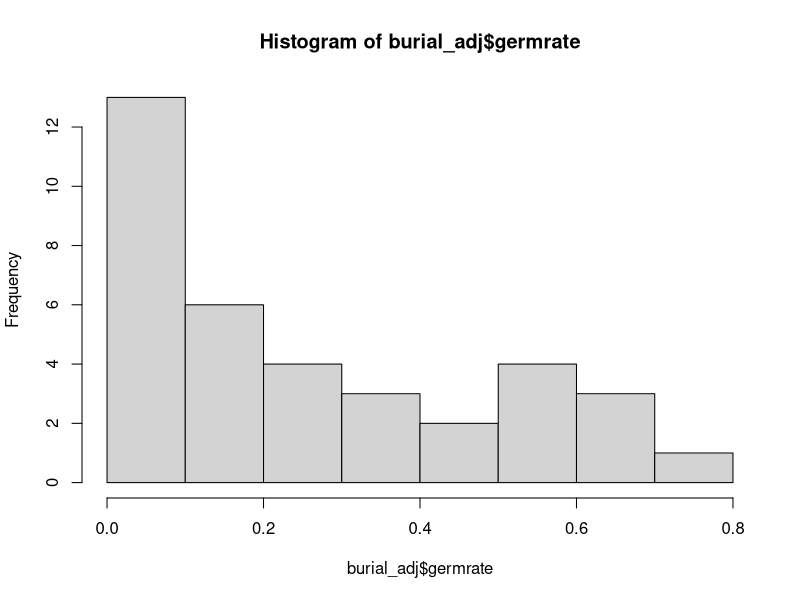
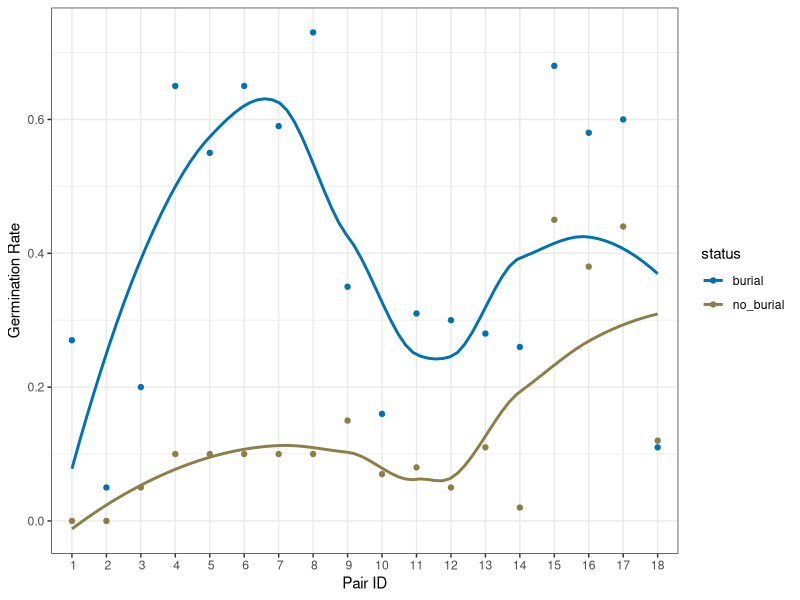
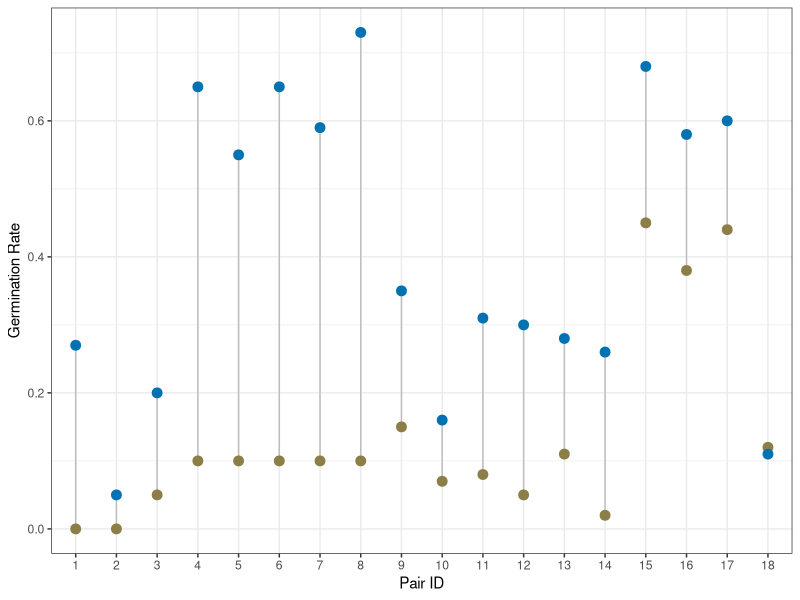
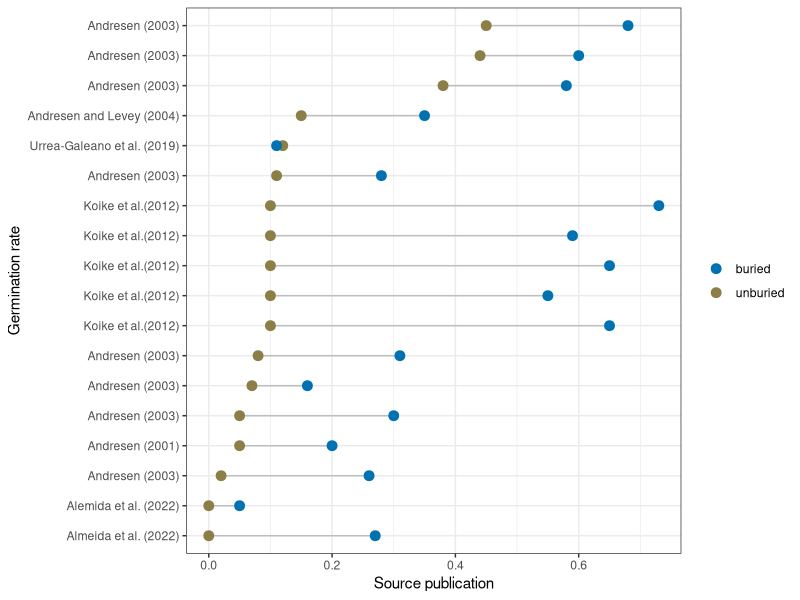
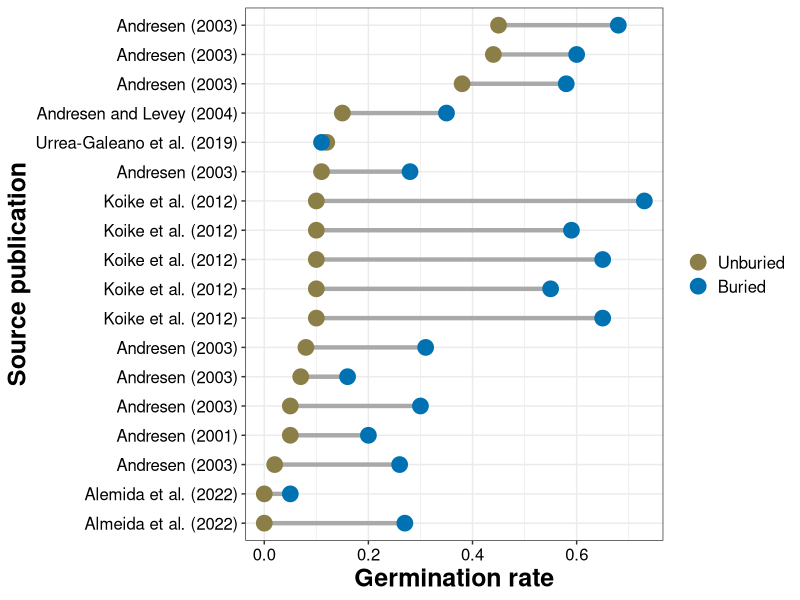
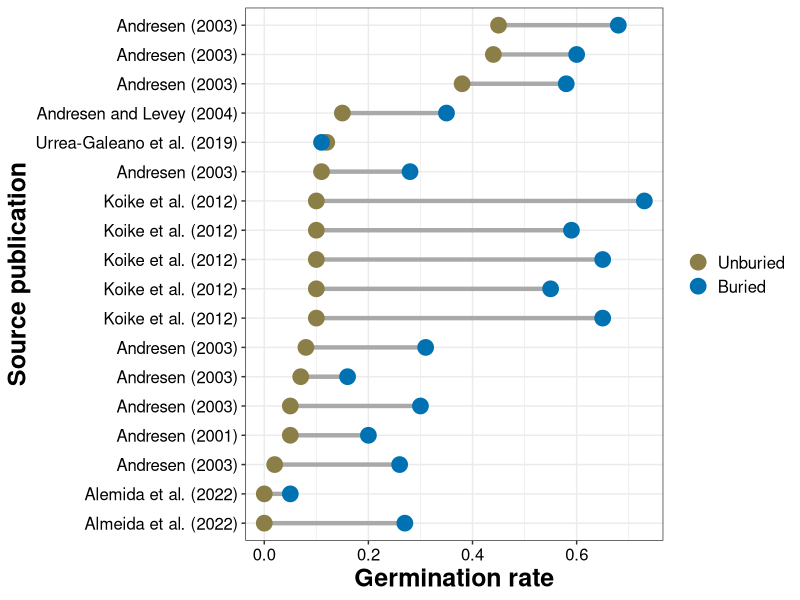

These figures' R source, in order:
library(tidyverse)

burial <- read_csv("02_Clean_Data/burial_germination_rates.csv")
burial$index <- 1:nrow(burial)
burial_adj <- burial %>% 
  pivot_longer(4:5, names_to = "status", values_to = "germrate")


hist(burial_adj$germrate)

## Dotplot with regression visualization

ggplot(burial_adj, aes(x=index, y=germrate, color = status), size = 4)+
  geom_point()+
  geom_smooth(method = "loess", se = FALSE) +
  xlab("Pair ID")+
  ylab("Germination Rate")+
  theme(legend.position = "none") +
  scale_color_manual(values=c("#0072B2", "#8B7F47"))+
  scale_x_discrete(limits=c(1:18)) +
  theme_bw()

##

burial_lollipop <- burial

burial_lollipop <- burial_lollipop[order(burial_lollipop$no_burial),]

burial_lollipop$x <- 1:nrow(burial)

burial_lollipop <- burial_lollipop %>% 
  mutate(x=LETTERS[1:18])


ggplot(burial_lollipop) +
  geom_segment(aes(x=factor(index), xend=factor(index), y=no_burial, yend=burial), color="grey") +
  geom_point(aes(x=factor(index), y=no_burial), color = "#8B7F47", size = 3) +
  geom_point(aes(x=factor(index), y = burial), color = "#0072B2", size = 3) +
  xlab("Pair ID")+
  ylab("Germination Rate")+
  theme_bw()

#### Test 1 ####

test <- burial_lollipop %>% 
  pivot_longer(4:5, names_to = "germtype", values_to = "germrate" )

class(test$germtype)

ggplot() +
  geom_segment(data = burial_lollipop, 
    aes(x=x, 
        xend=x, 
        y=no_burial, 
        yend=burial), 
    color="grey") +
  geom_point(data=filter(test, germtype=="no_burial"), 
    aes(x=x, 
        y=germrate,
        color = germtype), 
    size = 3) +
  geom_point(data=filter(test, germtype=="burial"),
    aes(x=x,
        y = germrate,
        color=germtype), 
    size = 3) + 
  scale_color_manual(values = c("#0072B2", "#8B7F47"),
                     labels = c("buried", "unburied"))+
  scale_x_discrete(labels=c("A" = "Almeida et al. (2022)",
                            "B" = "Alemida et al. (2022)",
                            "C" = "Andresen (2003)",
                            "D" = "Andresen (2001)",
                            "E" = "Andresen (2003)",
                            "F" = "Andresen (2003)",
                            "G" = "Andresen (2003)",
                            "H" = "Koike et al.(2012)",
                            "I" = "Koike et al.(2012)",
                            "J" = "Koike et al.(2012)",
                            "K" = "Koike et al.(2012)",
                            "L" = "Koike et al.(2012)",
                            "M" = "Andresen (2003)",
                            "N" = "Urrea-Galeano et al. (2019)",
                            "O" = "Andresen and Levey (2004)",
                            "P" = "Andresen (2003)",
                            "Q" = "Andresen (2003)",
                            "R" = "Andresen (2003)"))+
  coord_flip()+
 labs(x = "Germination rate",
      y = "Source publication",
      color = NULL)+
  theme_bw()


#### Test 2 ####
test2 <- test

test2$germtype[test2$germtype=="no_burial"]<-"a_no_burial"
test2$germtype[test2$germtype=="burial"]<-"b_burial"

class(test2$germtype)
table(test2$germtype)

ggplot() +
  geom_segment(data = burial_lollipop, 
               aes(x=x, 
                   xend=x, 
                   y=no_burial, 
                   yend=burial), 
               color="darkgrey",
               linewidth = 1.5) +
  geom_point(data=filter(test2, germtype=="a_no_burial"), 
             aes(x=x, 
                 y=germrate,
                 color = germtype), 
             size = 5) +
  geom_point(data=filter(test2, germtype=="b_burial"),
             aes(x=x,
                 y = germrate,
                 color=germtype), 
             size = 5) + 
  scale_color_manual(values = c("#8B7F47", "#0072B2"),
                     labels = c("Unburied", "Buried"))+
  scale_x_discrete(labels=c("A" = "Almeida et al. (2022)",
                            "B" = "Alemida et al. (2022)",
                            "C" = "Andresen (2003)",
                            "D" = "Andresen (2001)",
                            "E" = "Andresen (2003)",
                            "F" = "Andresen (2003)",
                            "G" = "Andresen (2003)",
                            "H" = "Koike et al. (2012)",
                            "I" = "Koike et al. (2012)",
                            "J" = "Koike et al. (2012)",
                            "K" = "Koike et al. (2012)",
                            "L" = "Koike et al. (2012)",
                            "M" = "Andresen (2003)",
                            "N" = "Urrea-Galeano et al. (2019)",
                            "O" = "Andresen and Levey (2004)",
                            "P" = "Andresen (2003)",
                            "Q" = "Andresen (2003)",
                            "R" = "Andresen (2003)"))+
  coord_flip()+
  labs(y = "Germination rate",
       x = "Source publication",
       color = NULL)+
  theme_bw() +
  theme(axis.text = element_text(size = 12,
                                 color = "black"),
        axis.title = element_text(size = 18,
                                  color="black",
                                  face="bold"),
        legend.text = element_text(size=12,
                                   color="black"))

ggsave("05_Figures/burial_v_nonburial_2.png", height=8, width = 9)
